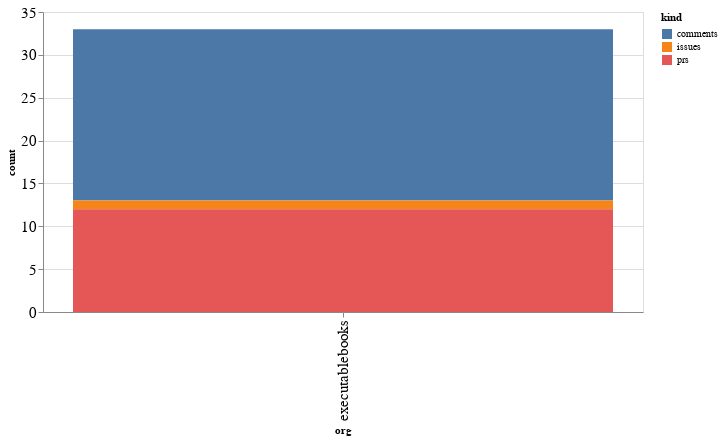

The notebook cell saved with this chart:
### Code cell
alt.Chart(org_summaries, width=600).mark_bar().encode(
    x='org',
    y='count',
    color='kind',
    tooltip="org"
)

### Figure 1 — Vega-Lite specification as saved in the notebook (floating-point values rounded to 4 significant figures)
{"config": {"axisLeft": {"labelFontSize": 15}, "axisBottom": {"labelFontSize": 15}}, "data": {"name": "data-b55fe1643f885fbe60046e5409feb4fa"}, "mark": "bar", "encoding": {"color": {"type": "nominal", "field": "kind"}, "tooltip": {"type": "nominal", "field": "org"}, "x": {"type": "nominal", "field": "org"}, "y": {"type": "quantitative", "field": "count"}}, "width": 600, "$schema": "https://vega.github.io/schema/vega-lite/v4.8.1.json", "datasets": {"data-b55fe1643f885fbe60046e5409feb4fa": [{"org": "executablebooks", "kind": "comments", "count": 20}, {"org": "executablebooks", "kind": "issues", "count": 1}, {"org": "executablebooks", "kind": "prs", "count": 12}]}}
